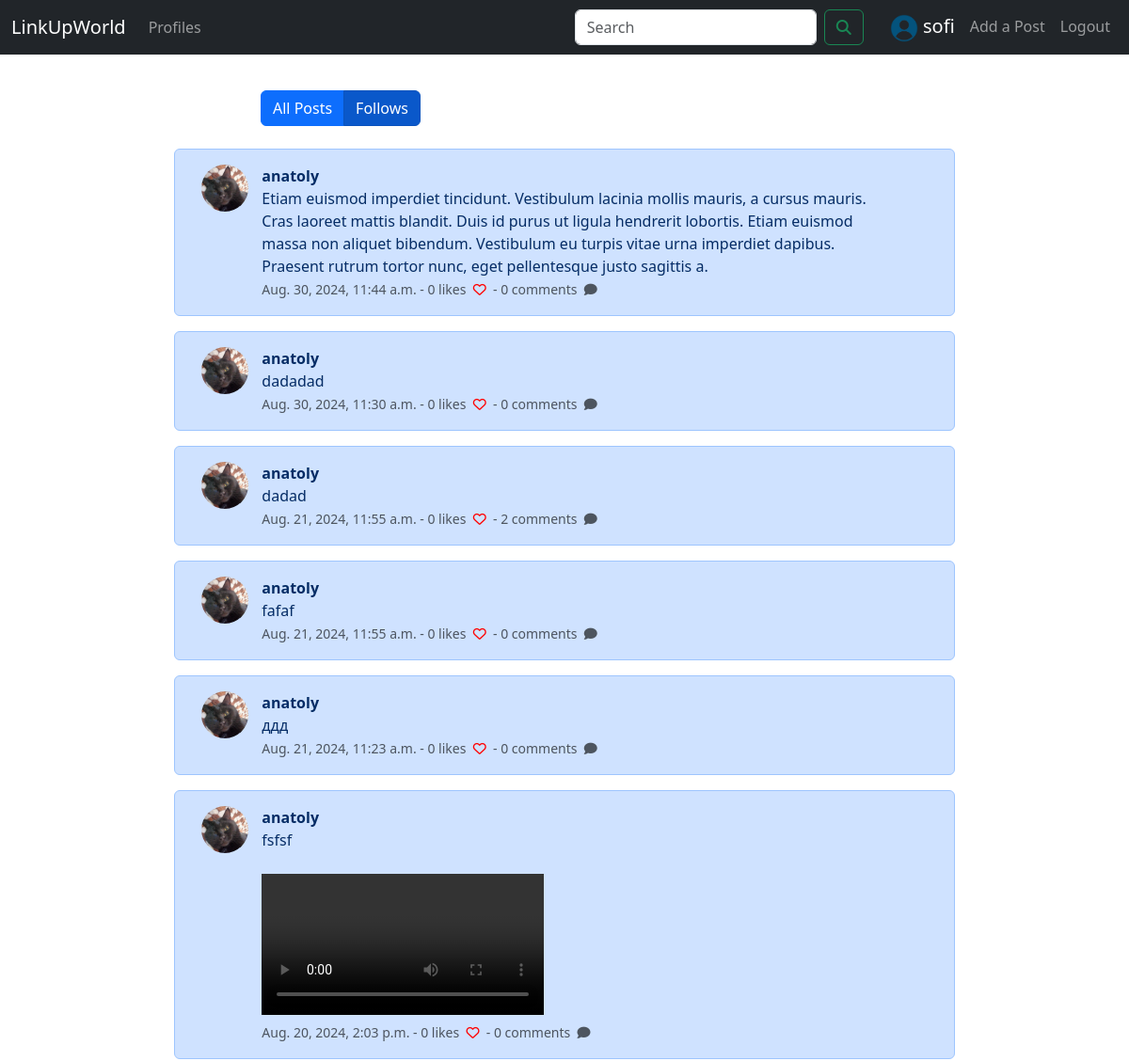
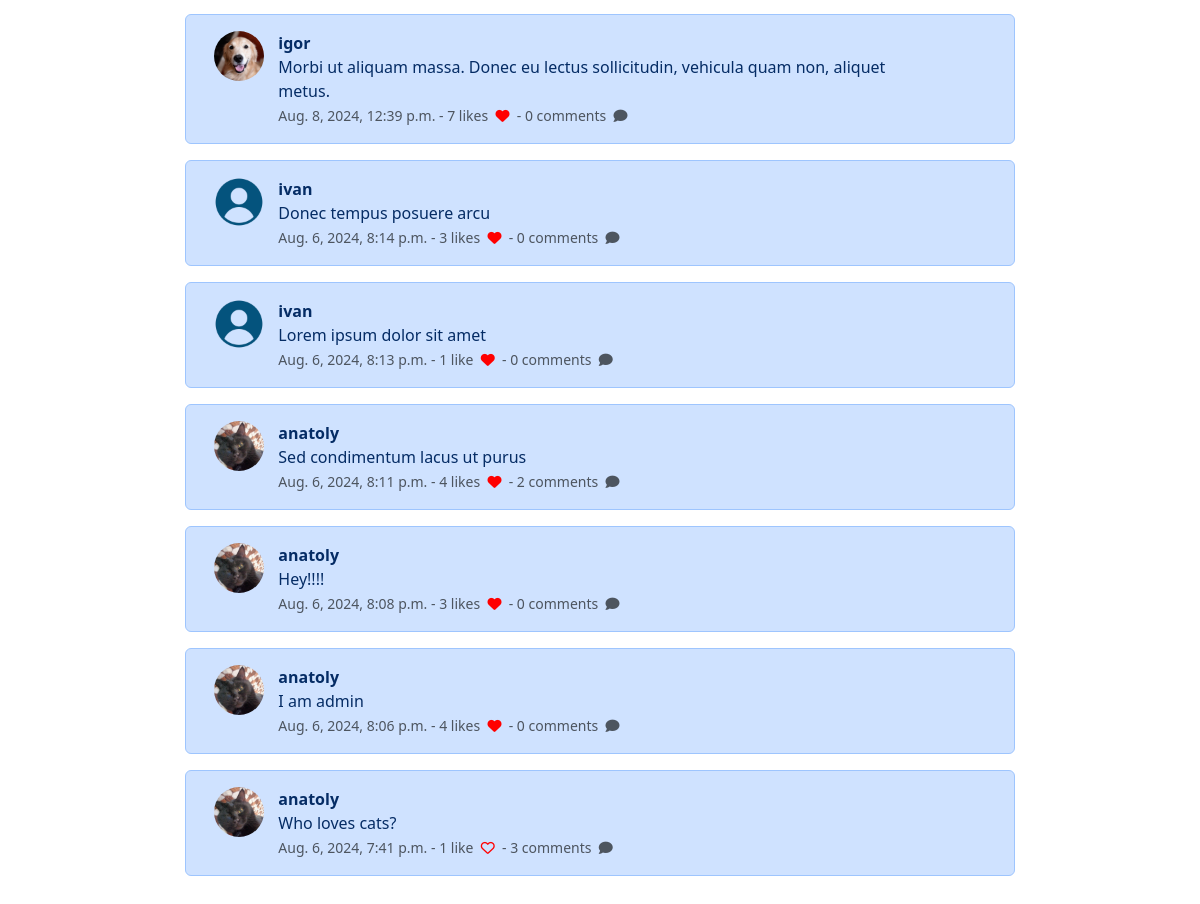
The app's page /posts-follows (signed in) with its own data (2 pictures, top to bottom).
### posts/models.py (models this page shows, shortened)
class Post(models.Model):
    user = models.ForeignKey(User, related_name="posts", on_delete=models.DO_NOTHING)
    body = models.TextField(max_length=200)
    image = models.ImageField(upload_to='images/', blank=True, null=True)
    video = models.FileField(upload_to='videos/', blank=True, null=True)
    created_at = models.DateTimeField(auto_now_add=True)
    likes = models.ManyToManyField(User, related_name="post_like", blank=True)
    def count_likes(self):
        return self.likes.count()
    def total_comments_and_replies(self):
        comments_count = self.comments.count()
        replies_count = sum(comment.replies.count() for comment in self.comments.all())
        return comments_count + replies_count

### users/models.py (models this page shows)
class Profile(models.Model):
    user = models.OneToOneField(User, on_delete=models.CASCADE)
    follows = models.ManyToManyField("self", related_name="followed_by", symmetrical=False, blank=True)
    date_modified = models.DateTimeField(User, auto_now=True)
    profile_image = models.ImageField(null=True, blank=True, upload_to="images/")
    bio = models.CharField(null=True, blank=True, max_length=500)
    def __str__(self):
        return self.user.username

### comments/models.py (models this page shows, shortened)
class Comment(models.Model):
    post = models.ForeignKey(Post, related_name='comments', on_delete=models.CASCADE)
    user = models.ForeignKey(User, on_delete=models.CASCADE)
    content = models.TextField()
    created_at = models.DateTimeField(auto_now_add=True)
    likes = models.ManyToManyField(User, related_name="comment_like", blank=True)

### posts/views.py (the view, shortened to what this page needs)
# urls.py: path('posts-follows', views.posts_follows, name='posts_follows'),
def posts_follows(request):
    if request.user.is_authenticated:
        form = PostForm(request.POST or None)
        profile = get_object_or_404(Profile, user=request.user)
        follows = profile.follows.all()
        print(f"Following users: {list(follows)}")
        posts = Post.objects.filter(user__in=follows.values_list('user_id')).order_by('-created_at')
        return render(request, 'posts/posts_follows.html', {'posts': posts, 'form': form})
    else:
        messages.error(request, "You are not allowed to view that page")
        return redirect("login")

### posts/forms.py
class PostForm(forms.ModelForm):
    body = forms.CharField(required=True, widget=forms.widgets.Textarea(
        attrs={
            'placeholder': 'Enter Your Text',
            'class': 'form-control'
        }
    ), label="", )
    class Meta:
        model = Post
        exclude = 'user', 'likes'

### posts/templates/posts/posts_follows.html (shortened to what this page needs)
{% extends 'core/base.html' %}
{% load static %}
{% block content %}
{% if request.user.is_authenticated %}
<div class="btn-group" style="margin-left: 235px;">
    <a href="{% url 'home' %}" class="btn btn-primary" aria-current="page">All Posts</a>
    <a href="{% url 'posts_follows' %}" class="btn btn-primary active">Follows</a>
</div>
<br><br>
{% endif %}
{% for post in posts %}
{% if request.user.id != post.user.id %}
<div class="alert alert-primary mx-auto" style="max-width: 830px;" role="alert">
    <div class="container">
        <div class="d-flex">
            <div class="col-1">
                {% if post.user.profile.profile_image %}
                <a href="{% url 'profile' post.user.id %}">
                    <img src="{{ post.user.profile.profile_image.url }}"
                         alt="{{ post.user.profile.user.username }}"
                         width="50" height="50" class="rounded-circle">
                </a>
                {% else %}
                <a href="{% url 'profile' post.user.id %}">
                    <img src="{% static 'images/default_avatar.png' %}" alt="{{ profile.user.username }}"
                         width="50" height="50">
                </a>
                {% endif %}
            </div>
            <div class="col-10">
                <a href="{% url 'profile' post.user.id %}">
                    <b>{{ post.user.username }}</b></a><br>
                <a href="{% url 'post_show' post.id %}" style="color: inherit;text-decoration: none;">
                    {{ post.body }}</a><br>
                {% if post.video %}
                <br>
                <video controls style="max-width: 100%">
                    <source src="{{ post.video.url }}" type="video/mp4">
                </video>
                <br>
                {% endif %}
                <small class="text-muted">
                    {{ post.created_at }}
                    - {{ post.count_likes }}
                    {% if post.count_likes == 1 %}
                    like
                    {% else %}
                    likes
                    {% endif %}
                    {% if user in post.likes.all %}
                    &nbsp;<a href="{% url 'post_like' post.id %}"><i class="fa-solid fa-heart"
                                                                     style="color: #ff0000;"></i></a>
                    {% else %}
                    &nbsp;<a href="{% url 'post_like' post.id %}"><i class="fa-regular fa-heart"
                                                                     style="color: #ff0000;"></i></a>
                    {% endif %}
                    &nbsp;-
                    {{ post.total_comments_and_replies }}
                    {% if post.total_comments_and_replies == 1 %}
                    comment
                    {% else %}
                    comments
                    {% endif %}
                    &nbsp;<a href="{% url 'post_show' post.id %}"><i class="fa-duotone fa-solid fa-comment"></i></a>
                </small>
            </div>
        </div>
    </div>
</div>
{% endif %}
{% endfor %}
{% endblock %}

### core/templates/core/navbar.html (shortened to what this page needs)
{% load static %}
<nav class="navbar navbar-expand-lg navbar-dark bg-dark fixed-top">
    <div class="container-fluid">
        <a class="navbar-brand" href="{% url 'home' %}">LinkUpWorld</a>
        <div class="collapse navbar-collapse" id="navbarSupportedContent">
            <ul class="navbar-nav me-auto mb-2 mb-lg-0">
                <li class="nav-item">
                    <a class="nav-link" href="{% url 'profiles' %}">Profiles</a>
                </li>
            </ul>
            <form action="{% url 'search' %}" method="get" class="d-flex" role="search" style="margin-right: 20px;">
                <input class="form-control me-2" type="search" placeholder="Search" aria-label="Search" name="q">
                <button class="btn btn-outline-success" type="submit"><i class="fas fa-search"></i></button>
            </form>
            <ul class="navbar-nav ml-auto">
                {% if request.user.is_authenticated %}
                <li class="nav-link navbar-brand" style="margin-right: 0px;">
                    {% if user.profile.profile_image %}
                    <a href="{% url 'profile' request.user.id %}" style="color: inherit;text-decoration: none;">
                        <img src="{{user.profile.profile_image.url}}" class="rounded-circle" width="30" height="30">
                        {{ user.username }}
                    </a>
                    {% else %}
                    <a href="{% url 'profile' request.user.id %}" style="color: inherit;text-decoration: none;">
                        <img src="{% static 'images/default_avatar.png' %}"
                             width="30" height="30">
                        {{ user.username }}
                    </a>
                    {% endif %}
                </li>
                <li class="nav-item"><a class="nav-link" href="{% url 'add_post' %}">Add a Post</a></li>
                <li class="nav-item">
                    <a class="nav-link" href="{% url 'logout' %}">Logout</a>
                </li>
                {% endif %}
            </ul>
        </div>
    </div>
</nav>

### core/static/css/style.css (style rules this page uses)
a { text-decoration: none; color: inherit; }

### records on screen
Post: user.profile.profile_image (picture), user.username "anatoly", body "Etiam euismod imperdiet tincidunt. Vestibulum lacinia mollis mauris, a cursus mauris. Cras laoreet mattis blandit. Duis id purus ut ligula hendrerit lobortis. Etiam euismod massa non aliquet bibendum. Vestibulum eu turpis vitae urna imperdiet dapibus. Praesent rutrum tortor nunc, eget pellentesque justo sagittis a.", created_at "Aug. 30, 2024, 11:44 a.m.", count_likes "0", total_comments_and_replies "0"
Post: user.profile.profile_image (picture), user.username "anatoly", body "dadadad", created_at "Aug. 30, 2024, 11:30 a.m.", count_likes "0", total_comments_and_replies "0"
Post: user.profile.profile_image (picture), user.username "anatoly", body "dadad", created_at "Aug. 21, 2024, 11:55 a.m.", count_likes "0", total_comments_and_replies "2"
Post: user.profile.profile_image (picture), user.username "anatoly", body "fafaf", created_at "Aug. 21, 2024, 11:55 a.m.", count_likes "0", total_comments_and_replies "0"
Post: user.profile.profile_image (picture), user.username "anatoly", body "ддд", created_at "Aug. 21, 2024, 11:23 a.m.", count_likes "0", total_comments_and_replies "0"
Post: user.profile.profile_image (picture), user.username "anatoly", body "fsfsf", created_at "Aug. 20, 2024, 2:03 p.m.", count_likes "0", total_comments_and_replies "0"
Post: user.profile.profile_image (picture), user.username "igor", body "Morbi ut aliquam massa. Donec eu lectus sollicitudin, vehicula quam non, aliquet metus.", created_at "Aug. 8, 2024, 12:39 p.m.", count_likes "7", total_comments_and_replies "0"
Post: user.username "ivan", body "Donec tempus posuere arcu", created_at "Aug. 6, 2024, 8:14 p.m.", count_likes "3", total_comments_and_replies "0"
Post: user.username "ivan", body "Lorem ipsum dolor sit amet", created_at "Aug. 6, 2024, 8:13 p.m.", count_likes "1", total_comments_and_replies "0"
Post: user.profile.profile_image (picture), user.username "anatoly", body "Sed condimentum lacus ut purus", created_at "Aug. 6, 2024, 8:11 p.m.", count_likes "4", total_comments_and_replies "2"
Post: user.profile.profile_image (picture), user.username "anatoly", body "Hey!!!!", created_at "Aug. 6, 2024, 8:08 p.m.", count_likes "3", total_comments_and_replies "0"
Post: user.profile.profile_image (picture), user.username "anatoly", body "I am admin", created_at "Aug. 6, 2024, 8:06 p.m.", count_likes "4", total_comments_and_replies "0"
Post: user.profile.profile_image (picture), user.username "anatoly", body "Who loves cats?", created_at "Aug. 6, 2024, 7:41 p.m.", count_likes "1", total_comments_and_replies "3"

### other values on screen
{{ user.username }} "sofi"
